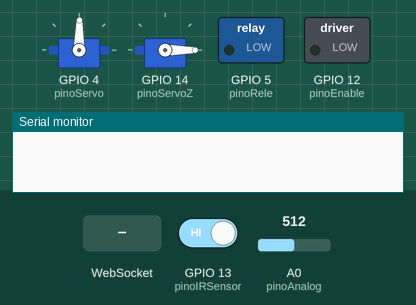
This sketch was run on a simulated ESP8266 (NodeMCU). Shown: 2 × servo, switched loads named in the sketch (green lamp = pin HIGH), the last lines printed to the serial monitor. The test bench sets the inputs (shaded band); at power-on: GPIO 13 (pinoIRSensor) HIGH, A0 (pinoAnalog) = 512.

Above: at 1.2 s.
1.3 s: WebSocket text "ROTINA" received
At 145.9 s:
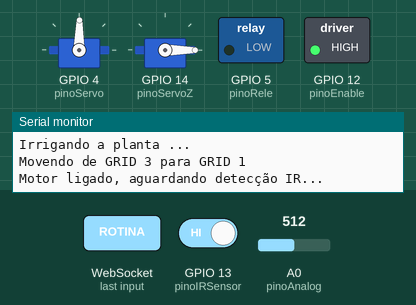
Timing chart, 0 to 147.4 s (numbered marks = the images above; inputs shaded):
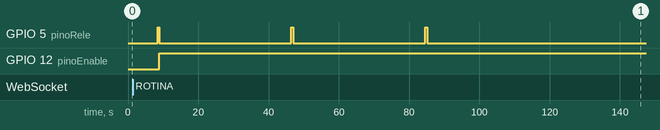

Measured:
- after the input at 1.3 s, GPIO 12 (pinoEnable): LOW → HIGH after 7.6 s instead of 16.3 s; servo on GPIO 4 (pinoServo): stops changing and stays 89°; servo on GPIO 14 (pinoServoZ): stops changing and stays 0°
- by itself, GPIO 5 (pinoRele): alternates HIGH for 0.50 s and LOW for 37.6 s, 6 changes in all, then stays LOW

The sketch:

pic2.ino
```cpp
#include <ESP8266WiFi.h>
#include <ESPAsyncTCP.h>
#include <ESPAsyncWebServer.h>
#include <Servo.h>

#define pinoAnalog A0   // Único pino analógico do ESP8266
#define pinoRele 5      // GPIO5 é seguro para uso como saída
#define pinoServo 4  // D2 = GPIO4
#define pinoServoZ 14  // D5 = GPIO14
#define pinoIRSensor 13 // D6 = GPIO12
#define pinoEnable 12  // D7 = GPIO13

int gridAtual = 1;  // Começa no grid 1

Servo servoMotor;
Servo servoZ;

// credenciais wifi
const char* ssid = "PIC2-2.4G";
const char* password = "engcomp@ufes";

AsyncWebServer server(80);
AsyncWebSocket ws("/ws");

int ValAnalogIn;
bool clientConnected = false; // Flag para verificar conexão

bool movendo = false;

//funções websocket para conexao com app
void handleWebSocketMessage(void *arg, uint8_t *data, size_t len) {
  AwsFrameInfo *info = (AwsFrameInfo*)arg;
  if (info->final && info->index == 0 && info->len == len && info->opcode == WS_TEXT) {
    String msg = "";
    for (size_t i = 0; i < len; i++) msg += (char)data[i];
    msg.trim();

    if (msg == "UMIDADE") {
      Serial.println("Mensagem 'UMIDADE' recebida via WebSocket!");
      medir_umidade();
    }
    else if (msg == "REGAR"){
      Serial.println("Mensagem 'REGAR' recebida via WebSocket!");
      regar(0);
    }
    else if (msg == "ROTINA") {
      Serial.println("INICIANDO ROTINA...");
      medir_umidade(); // Medindo grid 1
      moverEntreGrids(gridAtual, 2);  // De onde está para o grid 2
      medir_umidade(); // Medindo grid 2
      moverEntreGrids(gridAtual, 3);  // Agora para o grid 3
      medir_umidade(); // Medindo grid 3
      moverEntreGrids(gridAtual, 1);  // Agora para o grid 1
      delay(5000); // Pausa opcional entre ciclos
    }
  }
}

void onEvent(AsyncWebSocket *server, AsyncWebSocketClient *client,
             AwsEventType type, void *arg, uint8_t *data, size_t len) {
  switch(type) {
    case WS_EVT_CONNECT:
      Serial.println("Cliente WebSocket conectado!");
      clientConnected = true;
      break;
    case WS_EVT_DISCONNECT:
      Serial.println("Cliente WebSocket desconectado!");
      clientConnected = false;
      break;
    case WS_EVT_DATA:
      handleWebSocketMessage(arg, data, len);
      break;
  }
}

//setup
void setup() {
  Serial.begin(115200);

  pinMode(pinoRele, OUTPUT);
  pinMode(pinoIRSensor, INPUT);
  digitalWrite(pinoRele, LOW);
  pinMode(pinoEnable, OUTPUT);
  digitalWrite(pinoEnable, LOW);

  servoMotor.attach(pinoServo);  // Liga o servo ao pino D2
  servoZ.attach(pinoServoZ, 500, 2400);
  servoZ.write(0);
  servoMotor.write(89);          // Posição neutra (parado, se for um servo contínuo)

  /*
   WiFi.begin(ssid, password);
   while (WiFi.status() != WL_CONNECTED) {
    delay(1000);
    Serial.println("Conectando ao WiFi...");
  }

  Serial.print("Conectado! IP: ");
  Serial.println(WiFi.localIP());
  */

  ws.onEvent(onEvent);
  server.addHandler(&ws);
  server.begin();
}


// Função para ler o sensor IR 10 vezes e retornar a maioria (LOW ou HIGH)
int leituraFiltradaIR() {
  int countLow = 0;
  int countHigh = 0;

  Serial.println("Status do sensor");
  Serial.println(pinoEnable);
  Serial.println("Leituras do Sensor");
  for (int i = 0; i < 10; i++) {
    int leitura = digitalRead(pinoIRSensor);
    Serial.println(leitura);

    if (leitura == LOW) countLow++;
    else countHigh++;
    delay(50);
  }

  if (countLow > countHigh) return LOW;
  else return HIGH;
}

void moverEntreGrids(int origem, int destino) {
  if (origem == destino) {
    Serial.println("Origem e destino são iguais. Nenhum movimento necessário.");
    return;
  }

  Serial.print("Movendo de GRID ");
  Serial.print(origem);
  Serial.print(" para GRID ");
  Serial.println(destino);

  int direcao;
  if (destino > origem) {
    direcao = 94;  // Direita (ajustar se necessário)
  } else {
    direcao = 83;  // Esquerda (ajustar se necessário)
  }

  int movimentos = origem - destino;
  if(movimentos < 0){
    movimentos = -movimentos;
  }

  // Liga movimento
  servoMotor.write(direcao);
  Serial.println("Motor ligado, aguardando detecção IR...");
  digitalWrite(pinoEnable, HIGH);

  for(int i = 0; i < movimentos; i++){
    unsigned long tempoInicio = millis();
    while(digitalRead(pinoIRSensor) == LOW && millis() - tempoInicio < 30000){
      //Serial.println("obstaculo");
      delay(250);
    }
    delay(2000);
    while(digitalRead(pinoIRSensor) == HIGH && millis() - tempoInicio < 30000){
      //Serial.println("livre");
      delay(250);
    }

    if(millis() - tempoInicio >= 30000){
      //Serial.println("TIMEOUT");
    }
  }

  // Para o motor
  servoMotor.write(89); // neutro (parado)
  delay(500);
  gridAtual = destino;
}

void mover_sensor(int angulo) {
  servoZ.write(angulo);
  delay(8000); // dá tempo para o servo girar
}

void regar(double umidade){
  if (umidade <= 65) {
    Serial.println("Irrigando a planta ...");
    digitalWrite(pinoRele, HIGH);
    delay(500);
    digitalWrite(pinoRele, LOW);
  } else {
    Serial.println("Planta Irrigada ...");
    digitalWrite(pinoRele, LOW);
  }
}

void medir_umidade(){
  Serial.println("Descendo sensor ...");
  servoZ.write(180);
  delay(4000);
  double porcentagem = 0;
  for(int i = 0; i < 5; i++){
    ValAnalogIn = analogRead(pinoAnalog);
    porcentagem += map(ValAnalogIn, 1023, 0, 0, 100);
    delay(200);
  }
  double media_porcentagem = porcentagem/5;
  delay(100);
  Serial.println("Subindo sensor ...");
  servoZ.write(0);
  delay(2000);
  Serial.println("UMIDADE MENSURADA: ");
  Serial.println(media_porcentagem);
  regar(media_porcentagem);
}

unsigned long tempoAnterior = 0;           // Última vez que o sinal foi disparado
unsigned long intervalo = 10000;    // 15 minutos em milissegundos (60 * 1000)

void rotina(){
  delay(5000);
  Serial.println("MEDINDO UMIDADE");
  Serial.println("GRID ATUAL: ");
  Serial.println(gridAtual);
  medir_umidade();
  moverEntreGrids(1, 2);
  Serial.println("GRID ATUAL: ");
  Serial.println(gridAtual);
  delay(1000);
  medir_umidade();
  moverEntreGrids(2, 3);
  Serial.println("GRID ATUAL: ");
  Serial.println(gridAtual);
  delay(1000);
  medir_umidade();
  moverEntreGrids(3, 1);
  Serial.println("GRID ATUAL: ");
  Serial.println(gridAtual);
  delay(3000);
}


int val = 0;
void loop() {
  //ws.cleanupClients(); // WebSocket manutenção
  delay(5000);
  if(val == 0){
    rotina();
    val++;
  }
  delay(10000);
}
```
